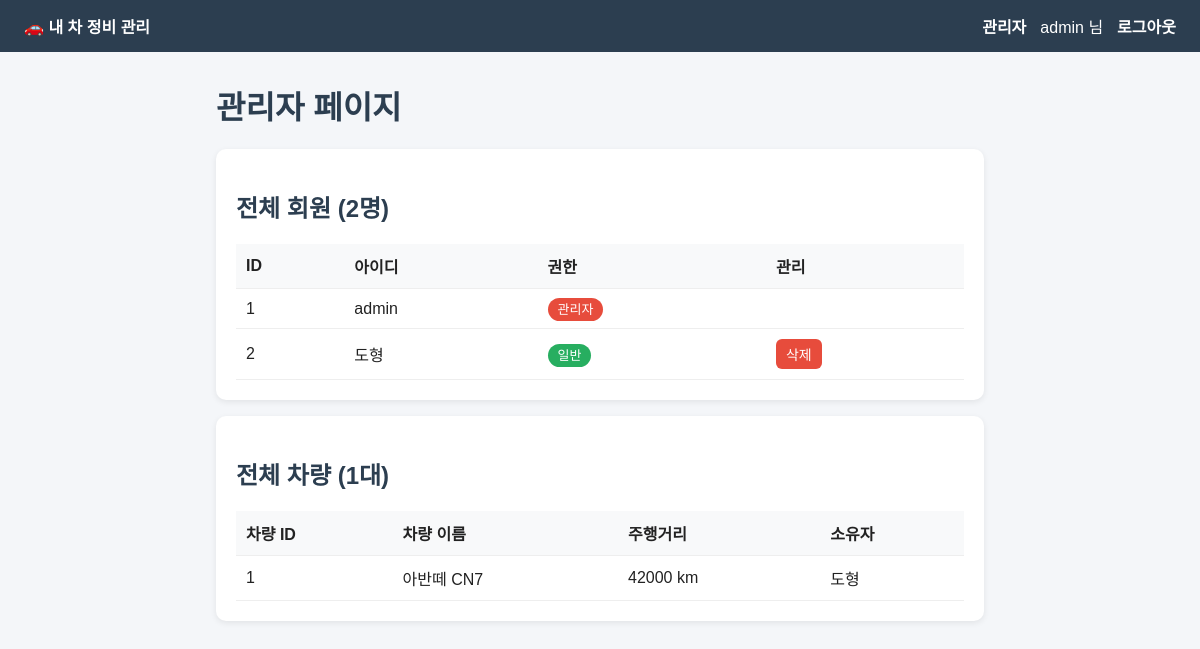
Page /admin/ (signed in) on the earlier database version.
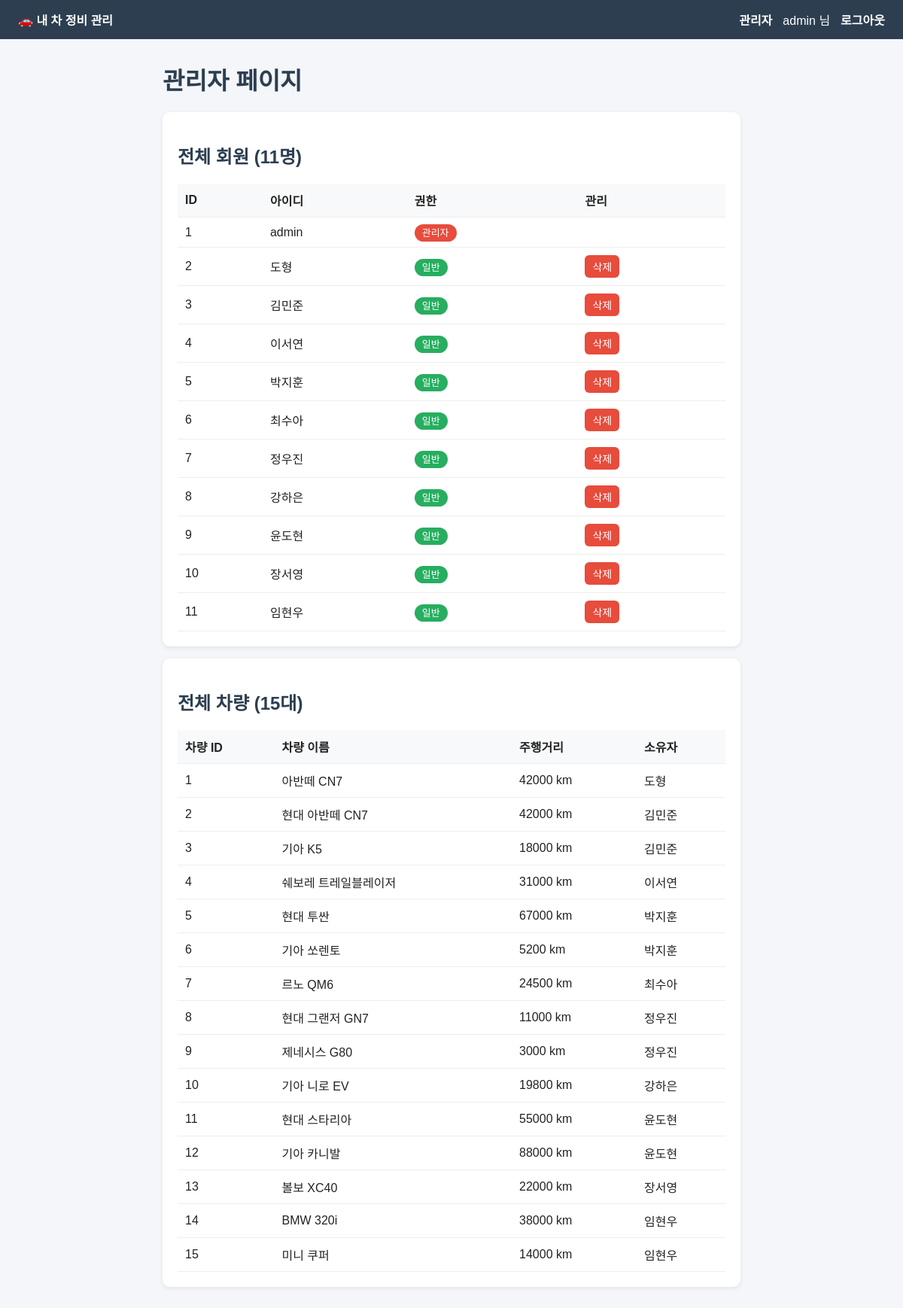
Same page on the later database version.
### tables this page shows
CREATE TABLE users (
            id       INTEGER PRIMARY KEY AUTOINCREMENT,
            username TEXT UNIQUE NOT NULL,
            password TEXT NOT NULL,
            role     TEXT DEFAULT 'user'
        );

CREATE TABLE cars (
            id       INTEGER PRIMARY KEY AUTOINCREMENT,
            user_id  INTEGER NOT NULL,
            car_name TEXT NOT NULL,
            mileage  INTEGER DEFAULT 0,
            FOREIGN KEY (user_id) REFERENCES users(id)
        );

### app.py (the view)
@app.route('/admin/')
def admin():
    if session.get('role') != 'admin':
        return redirect('/')
    conn = get_db()
    cur = conn.cursor()
    cur.execute('SELECT * FROM users')
    users = cur.fetchall()
    cur.execute('''
        SELECT cars.*, users.username
        FROM cars JOIN users ON cars.user_id = users.id
    ''')
    cars = cur.fetchall()
    conn.close()
    return render_template('admin.html', users=users, cars=cars)

### app.py (called while the page is built)
def get_db():
    conn = sqlite3.connect(DB_NAME)
    conn.row_factory = sqlite3.Row  # 결과를 컬럼 이름으로 꺼낼 수 있게 해줌
    return conn

### templates/admin.html
{% extends 'base.html' %}
{% block content %}
<h1>관리자 페이지</h1>
<div class="card">
    <h2>전체 회원 ({{ users|length }}명)</h2>
    <table>
        <tr><th>ID</th><th>아이디</th><th>권한</th><th>관리</th></tr>
        {% for u in users %}
        <tr>
            <td>{{ u['id'] }}</td>
            <td>{{ u['username'] }}</td>
            <td>
                {% if u['role'] == 'admin' %}
                    <span class="badge red">관리자</span>
                {% else %}
                    <span class="badge green">일반</span>
                {% endif %}
            </td>
            <td>
                {% if u['role'] != 'admin' %}
                <a href="/admin/user/{{ u['id'] }}/delete/" class="btn btn-danger" style="padding:5px 10px;"
                   onclick="return confirm('이 회원을 삭제할까요?')">삭제</a>
                {% endif %}
            </td>
        </tr>
        {% endfor %}
    </table>
</div>
<div class="card">
    <h2>전체 차량 ({{ cars|length }}대)</h2>
    <table>
        <tr><th>차량 ID</th><th>차량 이름</th><th>주행거리</th><th>소유자</th></tr>
        {% for c in cars %}
        <tr>
            <td>{{ c['id'] }}</td>
            <td>{{ c['car_name'] }}</td>
            <td>{{ c['mileage'] }} km</td>
            <td>{{ c['username'] }}</td>
        </tr>
        {% endfor %}
    </table>
</div>
{% endblock %}

Differences in the rows shown:
added users: id "3", username "김민준", role "일반"
added users: id "4", username "이서연", role "일반"
added users: id "5", username "박지훈", role "일반"
added users: id "6", username "최수아", role "일반"
added users: id "7", username "정우진", role "일반"
added users: id "8", username "강하은", role "일반"
added users: id "9", username "윤도현", role "일반"
added users: id "10", username "장서영", role "일반"
added users: id "11", username "임현우", role "일반"
added cars: id "2", car_name "현대 아반떼 CN7", mileage "42000", username "김민준"
added cars: id "3", car_name "기아 K5", mileage "18000", username "김민준"
added cars: id "4", car_name "쉐보레 트레일블레이저", mileage "31000", username "이서연"
added cars: id "5", car_name "현대 투싼", mileage "67000", username "박지훈"
added cars: id "6", car_name "기아 쏘렌토", mileage "5200", username "박지훈"
added cars: id "7", car_name "르노 QM6", mileage "24500", username "최수아"
added cars: id "8", car_name "현대 그랜저 GN7", mileage "11000", username "정우진"
added cars: id "9", car_name "제네시스 G80", mileage "3000", username "정우진"
added cars: id "10", car_name "기아 니로 EV", mileage "19800", username "강하은"
added cars: id "11", car_name "현대 스타리아", mileage "55000", username "윤도현"
added cars: id "12", car_name "기아 카니발", mileage "88000", username "윤도현"
added cars: id "13", car_name "볼보 XC40", mileage "22000", username "장서영"
added cars: id "14", car_name "BMW 320i", mileage "38000", username "임현우"
added cars: id "15", car_name "미니 쿠퍼", mileage "14000", username "임현우"
Other differences:
{{ users|length }}: "2" → "11"
{{ cars|length }}: "1" → "15"
